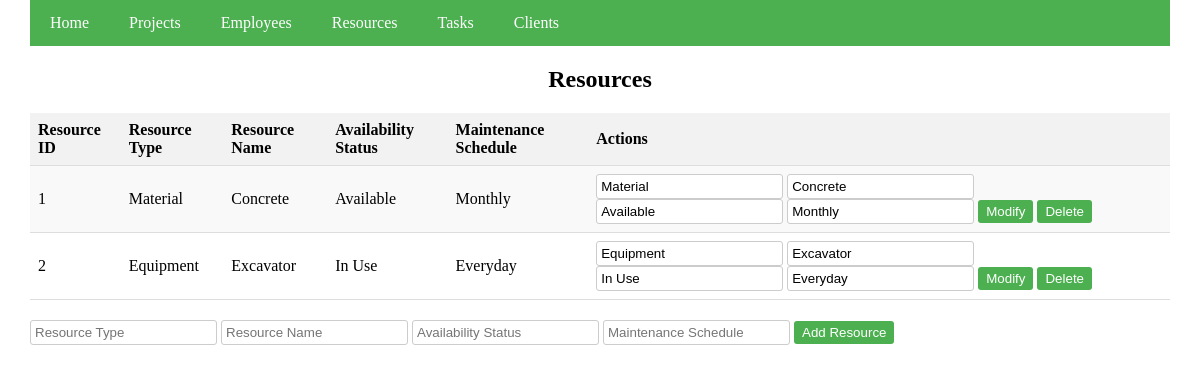
Before: /resources with the older database file.
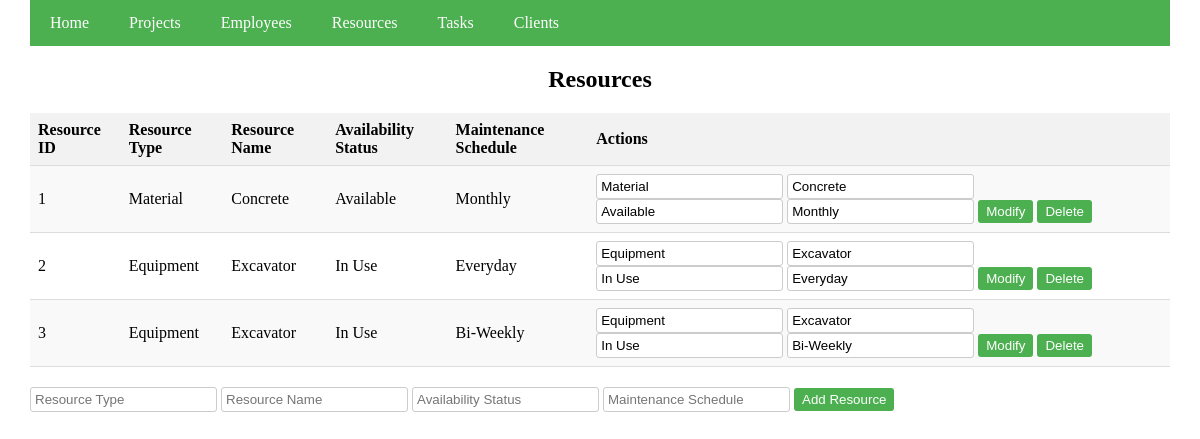
After: the same page with the newer database file.
### app.py (models this page shows)
class Resource(db.Model):
    ResourceID = db.Column(db.Integer, primary_key=True)
    ResourceType = db.Column(db.String(50), nullable=False)
    ResourceName = db.Column(db.String(50), nullable=False)
    AvailabilityStatus = db.Column(db.String(20), nullable=False)
    MaintenanceSchedule = db.Column(db.String(50), nullable=True)

### app.py (the view)
@app.route('/resources')
def resources():
    return render_template('resources.html', resources=Resource.query.all())

### templates/resources.html (shortened to what this page needs)
<!DOCTYPE html>
<html lang="en">
  <head>
  </head>
  <body>
    <div class="container">
      <div class="navbar">
        <a href="/">Home</a>
        <a href="/projects">Projects</a>
        <a href="/employees">Employees</a>
        <a href="/resources">Resources</a>
        <a href="/tasks">Tasks</a>
        <a href="/clients">Clients</a>
      </div>
      <h2>Resources</h2>
      <table>
        <tr>
          <th>Resource ID</th>
          <th>Resource Type</th>
          <th>Resource Name</th>
          <th>Availability Status</th>
          <th>Maintenance Schedule</th>
          <th>Actions</th>
        </tr>
        {% for resource in resources %}
        <tr>
          <td>{{ resource.ResourceID }}</td>
          <td>{{ resource.ResourceType }}</td>
          <td>{{ resource.ResourceName }}</td>
          <td>{{ resource.AvailabilityStatus }}</td>
          <td>{{ resource.MaintenanceSchedule }}</td>
          <td>
            <form
              method="POST"
              action="/modify_resource/{{ resource.ResourceID }}"
            >
              <input
                type="text"
                name="resource_type"
                value="{{ resource.ResourceType }}"
              />
              <input
                type="text"
                name="resource_name"
                value="{{ resource.ResourceName }}"
              />
              <input
                type="text"
                name="availability_status"
                value="{{ resource.AvailabilityStatus }}"
              />
              <input
                type="text"
                name="maintenance_schedule"
                value="{{ resource.MaintenanceSchedule }}"
              />
              <button type="submit">Modify</button>
            </form>
            <form
              method="POST"
              action="/delete_resource/{{ resource.ResourceID }}"
            >
              <button type="submit">Delete</button>
            </form>
          </td>
        </tr>
        {% endfor %}
      </table>
      <form method="POST" action="/add_resource">
        <input
          type="text"
          name="resource_type"
          placeholder="Resource Type"
          required
        />
        <input
          type="text"
          name="resource_name"
          placeholder="Resource Name"
          required
        />
        <input
          type="text"
          name="availability_status"
          placeholder="Availability Status"
          required
        />
        <input
          type="text"
          name="maintenance_schedule"
          placeholder="Maintenance Schedule"
        />
        <button type="submit">Add Resource</button>
      </form>
    </div>
  </body>
</html>

Changed rows visible on the page:
added Resource: ResourceID "3", ResourceType "Equipment", ResourceName "Excavator", AvailabilityStatus "In Use", MaintenanceSchedule "Bi-Weekly", resource_type "Equipment", resource_name "Excavator", availability_status "In Use", maintenance_schedule "Bi-Weekly"
